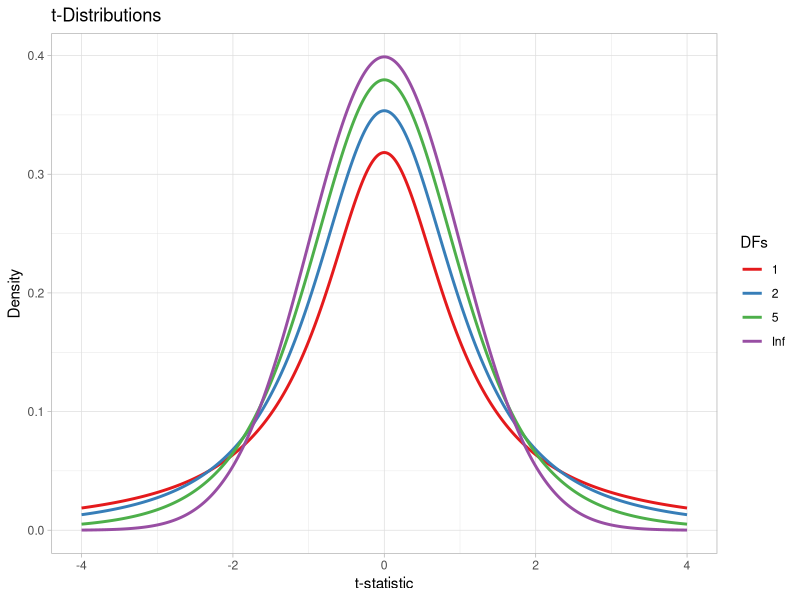
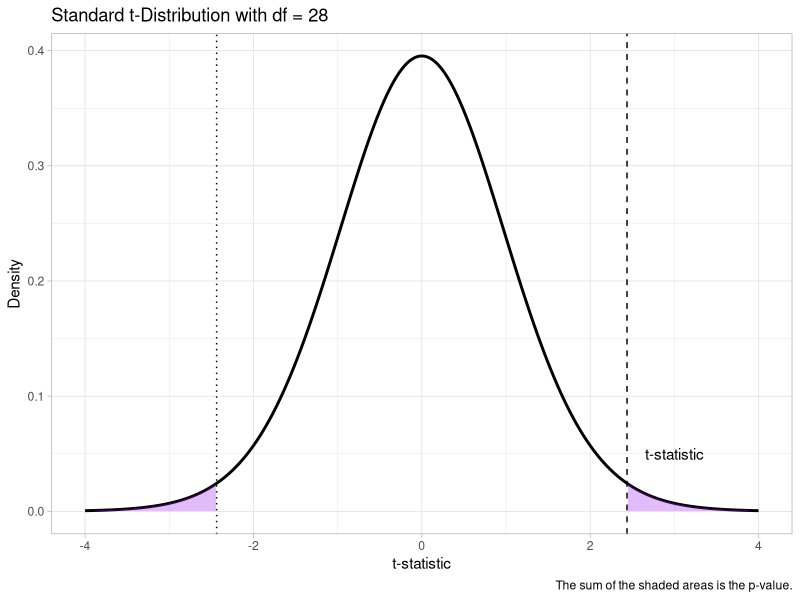

Generate these figures, in order, with R:
## ---- chunk 1
#| label: setup
#| include: false

library(tidyverse)
theme_set(theme_light())

## ---- chunk 2
#| label: vdur

set.seed(2953)
# Vowel duration before voiceless consonants
vdur_vls <- rnorm(15, mean = 80, sd = 10)
vdur_voi <- rnorm(15, mean = 90, sd = 10)
## ---- chunk 3
#| label: vdur-diff

mean_vls <- mean(vdur_vls)
mean_voi <- mean(vdur_voi)

diff <- mean_voi - mean_vls
diff
## ---- chunk 4
#| label: fig-tdist
#| fig-cap: "Example *t*-distributions with different degrees of freedom and fixed mean and standard deviation (mean = 0, sd = 1)."
#| code-fold: true

# Degrees of freedom to compare
dfs <- c(1, 2, 5, Inf)

# Create data
data <- tibble(df = dfs) |>
  mutate(data = map(df, ~ {
    tibble(
      x = seq(-4, 4, length.out = 500),
      y = if (is.infinite(.x)) dnorm(seq(-4, 4, length.out = 500))
          else dt(seq(-4, 4, length.out = 500), df = .x)
    )
  })) |>
  unnest(data)

# Plot
ggplot(data, aes(x = x, y = y, color = as.character(df))) +
  geom_line(linewidth = 1) +
  labs(
    title = "t-Distributions",
    x = "t-statistic", y = "Density",
    color = "DFs"
  ) +
  scale_color_brewer(palette = "Set1")
  

## ---- chunk 5
#| label: t

var_vls <- sd(vdur_vls)^2 # also var(vdur_vls)
var_voi <- sd(vdur_voi)^2 # also var(vdur_voi)

tstat <- (mean_voi - mean_vls) / sqrt((var_voi / 15) + (var_vls / 15))

tstat
## ---- chunk 6
#| label: t-test
#| code-fold: true

df <- ( (var_voi/15 + var_vls/15)^2 ) / 
      ( ((var_voi/15)^2 / (15 - 1)) + ((var_vls/15)^2 / (15 - 1)) )

## ---- chunk 7
#| label: fig-tdist-2
#| fig-cap: "Standard *t*-distribution and obtained *t*-statistic."
#| code-fold: true

# Create data
data <- tibble(df = df) |>
  mutate(data = map(df, ~ {
    tibble(
      x = seq(-4, 4, length.out = 500),
      y = if (is.infinite(.x)) dnorm(seq(-4, 4, length.out = 500))
          else dt(seq(-4, 4, length.out = 500), df = .x)
    )
  })) |>
  unnest(data)

# Plot
ggplot(data, aes(x = x, y = y)) +
  geom_line(linewidth = 1) +
  geom_vline(xintercept = tstat, linetype = "dashed") +
  geom_vline(xintercept = -tstat, linetype = "dotted") +
  geom_area(
    data = subset(data, x >= tstat),
    aes(x = x, y = y),
    fill = "purple", alpha = 0.3
  ) +
  geom_area(
    data = subset(data, x <= -tstat),
    aes(x = x, y = y),
    fill = "purple", alpha = 0.3
  ) +
  annotate(
    "text", x = 3, y = 0.05, label = "t-statistic"
  ) +
  labs(
    title = glue::glue("Standard t-Distribution with df = {round(df)}"),
    x = "t-statistic", y = "Density",
    caption = "The sum of the shaded areas is the p-value."
  )
## ---- chunk 8
#| label: pt

# pt() times 2 to get the two-tailed prob
pvalue <- pt(tstat, df, lower.tail = FALSE) * 2
pvalue
